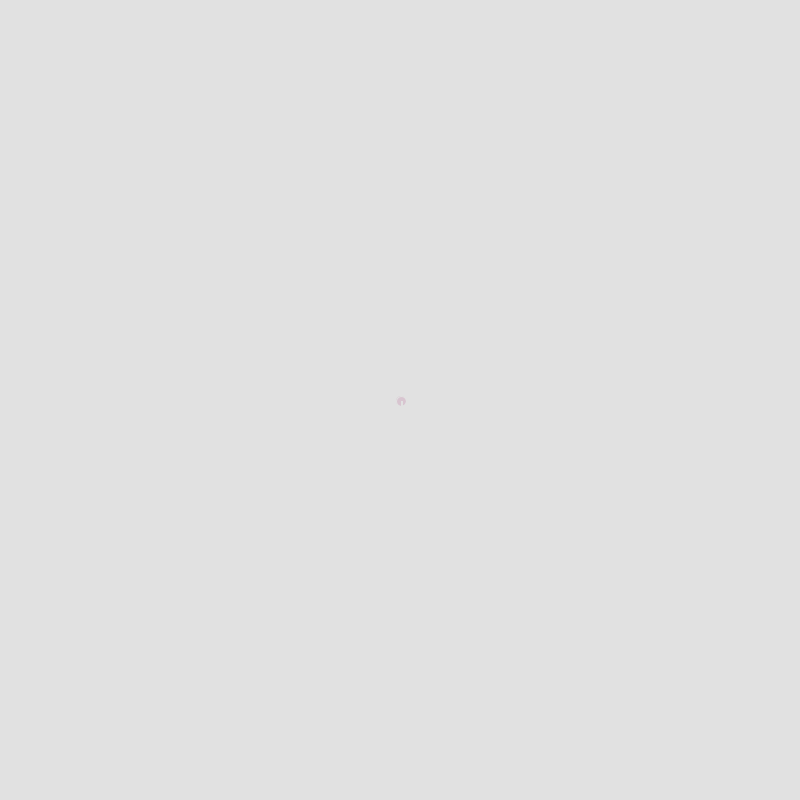
Frame 1 (no input)
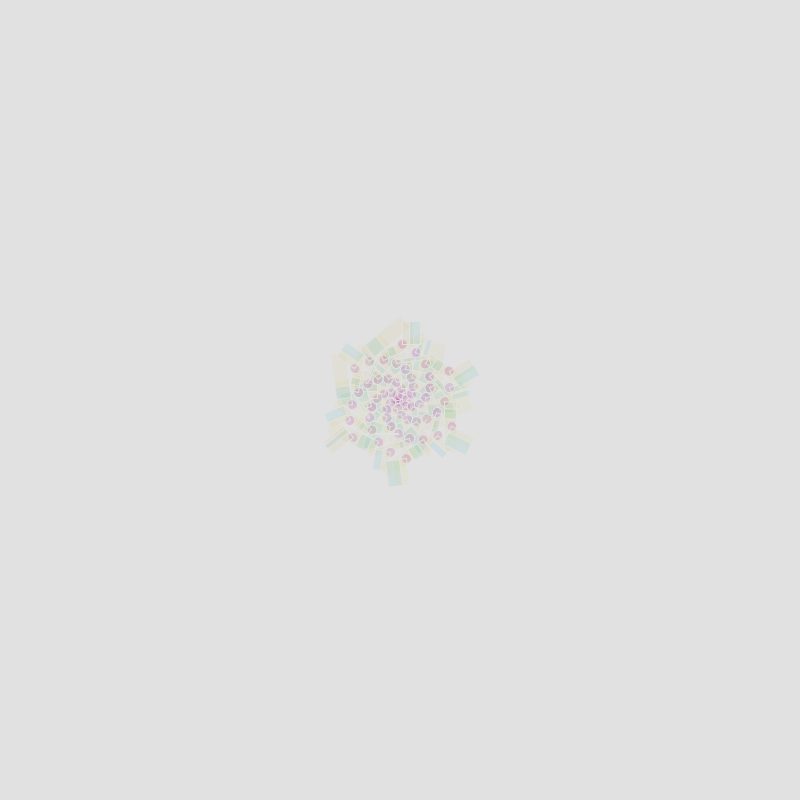
Frame 60 (the mouse pressed at the canvas centre just before this capture)
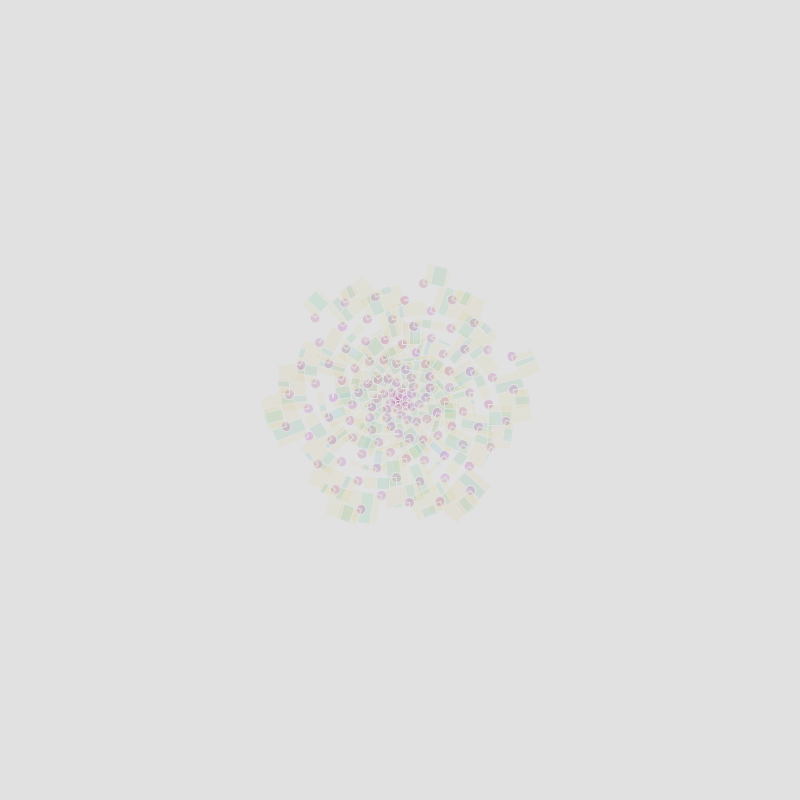
Frame 120 (the mouse held since frame 60 and released just before this capture)

The Processing sketch that drew these frames (run headless with seeded random() and noise(); from frame 60 on, the mouse is pressed at the canvas centre):

// Processing sketch: processing_131232
// ── processing_131232.pde

int i=0;
  void setup(){
    size(800,800);
    background(225);
    stroke(225);
  }
  
  void draw(){
    fill(180,random(50,100),random(120,200),50);
    translate(width/2,height/2);
    rotate(i++);
    ellipse(i%500,1,10,10);
    fill(200,random(150,200),random(10,30),15);
    rect(i%500,1,i%33,5+i%50);
    fill(10,random(150,200),random(150,230),20);
    rect(i%500,8,i%33,5+i%10);
  }
